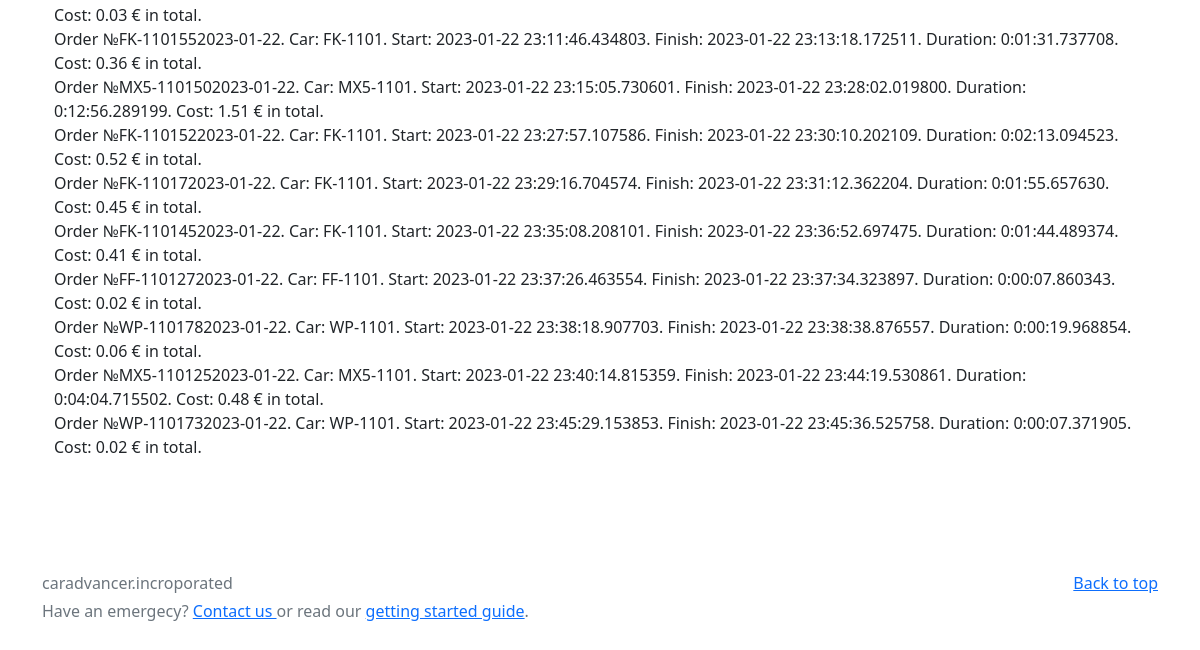
/user/1/history (signed in, lower part), run on an earlier commit of the app's database.
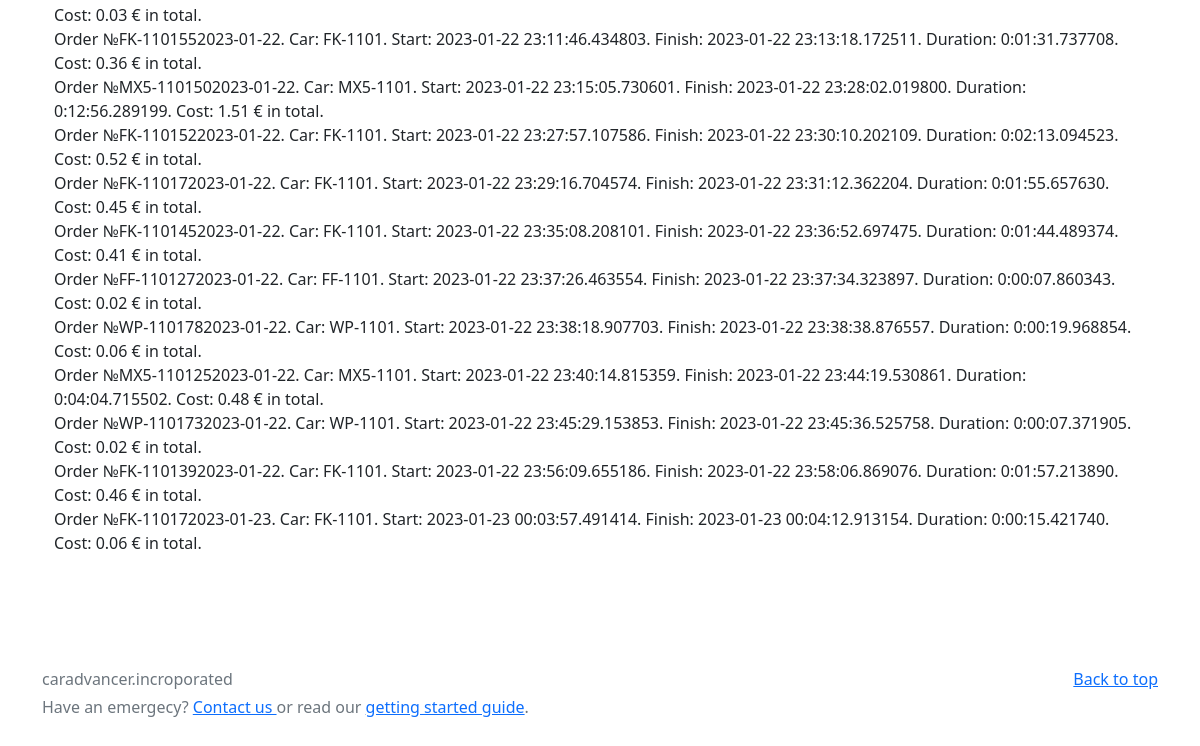
And on a later commit of the database.
### databases/caDB.py (models this page shows)
class Orders(Base):
    __tablename__ = 'orders'
    id = Column(Integer, primary_key=True)
    order_id_for_show = Column(String, unique=True)
    user_rented = Column(String, ForeignKey('users.nickname'))
    car_rented = Column(String, ForeignKey('car_actual.serial_number'))
    order_started = Column(DateTime)
    order_finished = Column(DateTime)
    order_duration = Column(String)
    order_price = Column(Float)
    order_summ = Column(Float)
    order_status = Column(String, default='On action')
    def __str__(self):
        return f'Order №{self.order_id_for_show}. Car: {self.car_rented}. \
        Start: {self.order_started}. Finish: {self.order_finished}. \
        Duration: {get_order_duration(self.order_id_for_show)}. Cost: {get_order_summ(self.order_id_for_show)} € in total.'

### user/user.py (the view)
@user.route('/<username>/history', methods=["POST", "GET"])
def user_history(username):
    return render_template('user/history.html', title='История заказов', nickname=session['user_actual'],
                           history=order_history(session['user_actual']))

### databases/caDB.py (called while the page is built)
def get_one_order_by_id(order_id_for_show):  # получаем заказ по его id
    query = s.query(Orders).filter(
        Orders.order_id_for_show == order_id_for_show).first()
    return query

def get_order_duration(order_id_for_show):
    order = get_one_order_by_id(order_id_for_show)
    if not order.order_finished:
        res = datetime.datetime.now() - order.order_started
        return res
    else:
        res = order.order_finished - order.order_started
        return res

def get_order_summ(order_id_for_show):
    order = get_one_order_by_id(order_id_for_show)
    time_rented = get_order_duration(order.order_id_for_show)
    res = round(float(time_rented.total_seconds() / 60) * order.order_price / 60, 2)
    return res

def order_history(user):
    query = s.query(Orders).filter(
        Orders.user_rented == user).all()
    return query

### user/templates/user/history.html (shortened to what this page needs)
{% extends 'user/account.html' %}
{% block content %}
{% block account_top %}
<div class="container px-4 py-5" id="hanging-icons">
    {% endblock account_top %}
    {% for order in history %}
    <div>
        {{order}}
    </div>
    {% endfor %}
</div>
{% endblock content %}

### user/templates/user/account.html (shortened to what this page needs)
{% extends 'base.html' %}

### templates/base.html (shortened to what this page needs)
<!doctype html>
<html lang="ru">
{% block header %}
<head>
    <link rel="stylesheet" &lt;!&ndash; href="{{ url_for('static', filename='css/bootstrap.min.css') }}">
    <link rel="stylesheet" href="{{ url_for('static', filename='css/additional_styles.css') }}">
    <link rel='stylesheet' href="https://cdn.jsdelivr.net/npm/bootstrap@5.2.3/dist/css/bootstrap.min.css">
</head>
{% endblock header %}
<body>
{% block content %}
{% endblock content %}
{% block footer%}
<footer class="text-muted py-5">
    <div class="container">
        <p class="float-end mb-1">
            <a href="#">Back to top</a>
        </p>
        <p class="mb-1">caradvancer.incroporated</p>
        <p class="mb-0">Have an emergecy? <a href="/contact">Contact us </a> or read our <a
                href="/docs/5.2/getting-started/introduction/">getting started guide</a>.</p>
    </div>
</footer>
{% endblock footer%}
</body>
</html>

### static/css/additional_styles.css (style rules this page uses)
.container { padding: 16px; }

What changed in the data, as far as the page shows it:
added Orders: order_id_for_show+car_rented+order_started "Order №FK-1101392023-01-22. Car: FK-1101. Start: 2023-01-22 23:56:09.655186. Finish: 2023-01-22 23:58:06.869076. Duration: 0:01:57.213890. Cost: 0.46 € in total."
added Orders: order_id_for_show+car_rented+order_started "Order №FK-110172023-01-23. Car: FK-1101. Start: 2023-01-23 00:03:57.491414. Finish: 2023-01-23 00:04:12.913154. Duration: 0:00:15.421740. Cost: 0.06 € in total."
